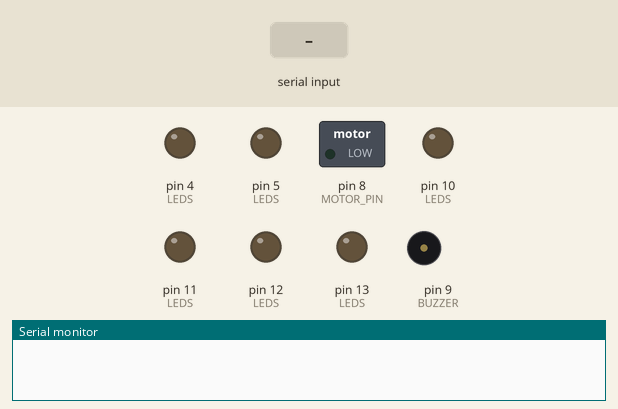
Bench run of a sketch on a simulated Arduino Uno, built with avr-gcc and run on an emulated ATmega328P. On the bench: switched loads named in the sketch (green lamp = pin HIGH), output pins drawn as LEDs (lit = HIGH), buzzer (waves = sounding, pin HIGH), the last lines printed to the serial monitor. The inputs (shaded band) are chosen by the test bench.

Above: at 1.2 s.
1.3 s: "1" received over the second serial link
At 2.2 s:
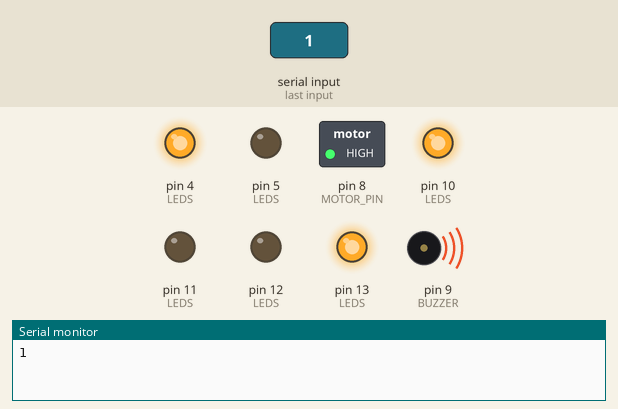
4.3 s: "2" received over the second serial link
At 5.7 s:
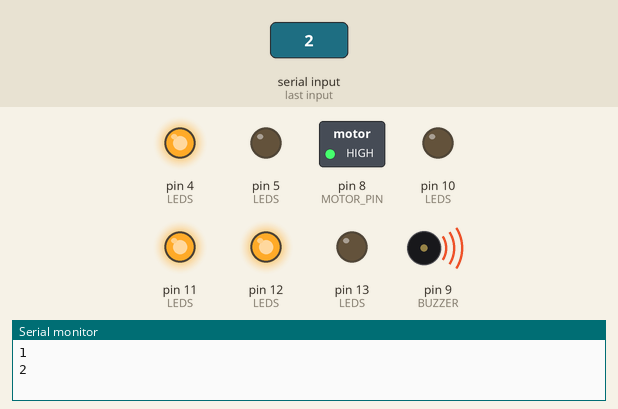
7.3 s: "3" received over the second serial link
At 8.0 s:
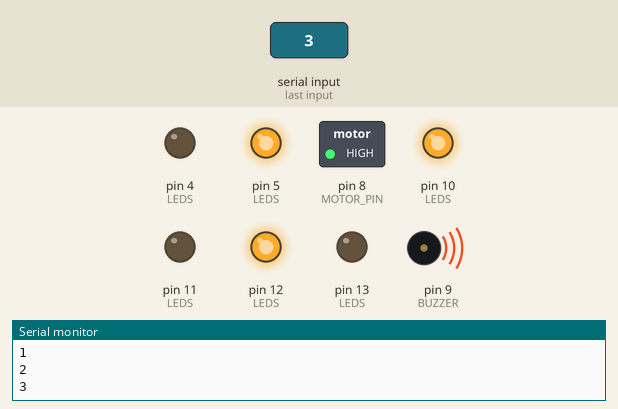
10.3 s: "0" received over the second serial link
At 11.4 s:
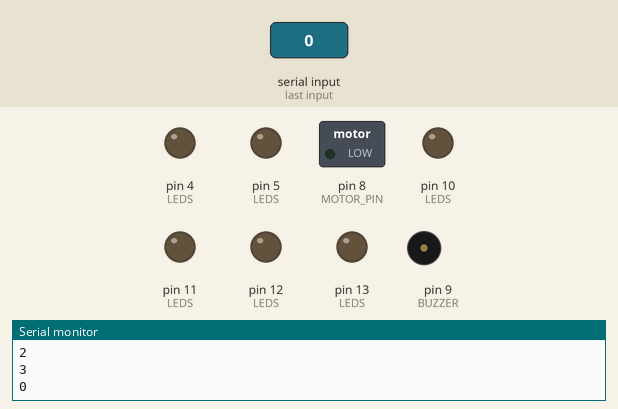
Timing chart, 0 to 12.8 s (numbered marks = the images above; inputs shaded):
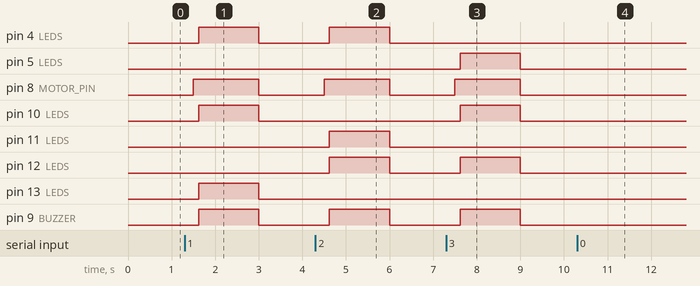

The sketch:

Pastillero.ino
```cpp
#include <SoftwareSerial.h>

#define COLS 2
#define ROWS 3
#define RED_LED 1
#define GREEN_LED   0

SoftwareSerial xbee(2, 3);

byte MOTOR_PIN = 8;
byte BUZZER = 9;

byte LEDS[ROWS][COLS] = {
  {13,12}, // First compartment
  {11,10}, // Second compartment
  {5,4}    // Third compartment
};

char message;

boolean now = false;

boolean trigger = false;

unsigned long previousMillis;
long interval = 1500;
int compartimiento;
boolean alertOn = false;

void setup() {
  // put your setup code here, to run once:
  Serial.begin(9600);
  xbee.begin(9600);

  pinMode(8, OUTPUT);
  pinMode(9, OUTPUT);

  for(int i = 0; i < ROWS; i++)
  {
    for(int j = 0; j < COLS; j++)
    {
      pinMode(LEDS[i][j], OUTPUT);
    }
  }
}

void loop() {
  // put your main code here, to run repeatedly:

  if(xbee.available()!=0){
    message = xbee.read();
    Serial.println(message);
  }

  switch(message){
    case '1':
      compartimiento = 1;
      now = true;
      break;
    case '2':
      compartimiento = 2;
      now = true;
      break;
    case '3':
      compartimiento = 3;
      now = true;
      break;
    case 'c':
      now = false;
      apagarTodo();
      break;
    default:
      now = false;
      apagarTodo();
      break;
  }

  if((millis() - previousMillis >= interval) && now){
    previousMillis = millis();

    if(!alertOn){
      // Turn on the Alarm
      digitalWrite(MOTOR_PIN, HIGH);
      /* You need to give some time for the motor to begin running */
      delay(120);
      digitalWrite(BUZZER, HIGH);
      encenderCompartimiento(compartimiento);
      alertOn = true;
    } else {
      digitalWrite(MOTOR_PIN, LOW);
      digitalWrite(BUZZER, LOW);
      // Turn off all LEDs
      for(int i = 0; i < ROWS; i++)
      {
        for(int j = 0; j < COLS; j++)
        {
          digitalWrite(LEDS[i][j], LOW);
        }
      }
      alertOn = false;
    }
  }
}

void encenderCompartimiento(int c)
{
  c = c-1;
  for(int i = 0; i < ROWS; i++)
  {
    digitalWrite(LEDS[i][RED_LED],HIGH);
  }

  digitalWrite(LEDS[c][GREEN_LED], HIGH);
  digitalWrite(LEDS[c][RED_LED], LOW);
}

void apagarTodo(){
  digitalWrite(MOTOR_PIN, LOW);
  digitalWrite(BUZZER, LOW);
  // Turn off all LEDs
  for(int i = 0; i < ROWS; i++)
  {
    for(int j = 0; j < COLS; j++)
    {
      digitalWrite(LEDS[i][j], LOW);
    }
  }
}
```

Measured:
- after the input at 1.3 s, pin 4 (LEDS), pin 10 (LEDS), pin 13 (LEDS), pin 9 (BUZZER): LOW → HIGH after 0.32 s, → LOW 1.4 s later; pin 8 (MOTOR_PIN): LOW → HIGH after 0.20 s, → LOW 1.5 s later
- after the input at 4.3 s, pin 10 (LEDS), pin 13 (LEDS): stays LOW (without the input it goes to HIGH after 0.32 s); pin 11 (LEDS), pin 12 (LEDS): LOW → HIGH after 0.32 s, → LOW 1.4 s later
- after the input at 7.3 s, pin 4 (LEDS), pin 11 (LEDS): stays LOW (without the input it goes to HIGH after 0.32 s); pin 5 (LEDS), pin 10 (LEDS): LOW → HIGH after 0.32 s, → LOW 1.4 s later
- after the input at 10.3 s, pin 5 (LEDS), pin 10 (LEDS), pin 12 (LEDS), pin 9 (BUZZER): stays LOW (without the input it goes to HIGH after 0.32 s); pin 8 (MOTOR_PIN): stays LOW (without the input it goes to HIGH after 0.20 s)
